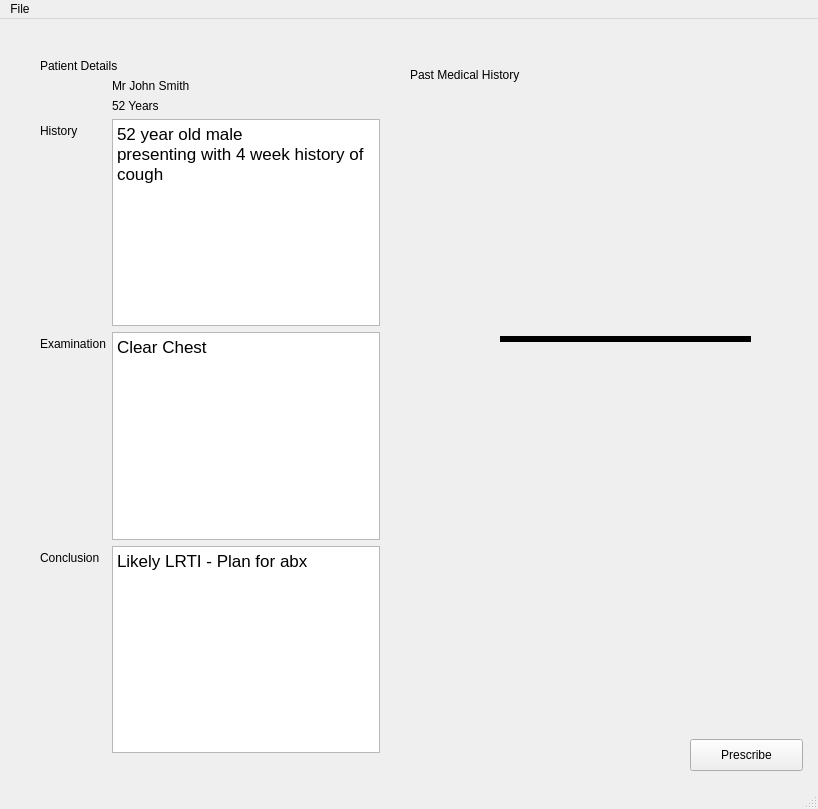
<?xml version="1.0" encoding="UTF-8"?>
<ui version="4.0">
 <class>MainWindow</class>
 <widget class="QMainWindow" name="MainWindow">
  <property name="geometry">
   <rect>
    <x>0</x>
    <y>0</y>
    <width>818</width>
    <height>809</height>
   </rect>
  </property>
  <property name="windowTitle">
   <string>MainWindow</string>
  </property>
  <widget class="QWidget" name="centralwidget">
   <widget class="QPushButton" name="prescribeButton">
    <property name="geometry">
     <rect>
      <x>690</x>
      <y>720</y>
      <width>113</width>
      <height>32</height>
     </rect>
    </property>
    <property name="text">
     <string>Prescribe</string>
    </property>
   </widget>
   <widget class="Line" name="line">
    <property name="geometry">
     <rect>
      <x>500</x>
      <y>310</y>
      <width>251</width>
      <height>21</height>
     </rect>
    </property>
    <property name="frameShadow">
     <enum>QFrame::Plain</enum>
    </property>
    <property name="lineWidth">
     <number>6</number>
    </property>
    <property name="orientation">
     <enum>Qt::Horizontal</enum>
    </property>
   </widget>
   <widget class="QLabel" name="label_7">
    <property name="geometry">
     <rect>
      <x>410</x>
      <y>40</y>
      <width>141</width>
      <height>31</height>
     </rect>
    </property>
    <property name="text">
     <string>Past Medical History</string>
    </property>
   </widget>
   <widget class="QWidget" name="">
    <property name="geometry">
     <rect>
      <x>40</x>
      <y>40</y>
      <width>340</width>
      <height>694</height>
     </rect>
    </property>
    <layout class="QFormLayout" name="formLayout">
     <item row="0" column="0" colspan="2">
      <widget class="QLabel" name="label">
       <property name="text">
        <string>Patient Details</string>
       </property>
      </widget>
     </item>
     <item row="1" column="1">
      <widget class="QLabel" name="label_5">
       <property name="text">
        <string>Mr John Smith</string>
       </property>
      </widget>
     </item>
     <item row="3" column="0">
      <widget class="QLabel" name="label_2">
       <property name="text">
        <string>History</string>
       </property>
      </widget>
     </item>
     <item row="3" column="1">
      <widget class="QTextBrowser" name="textBrowser">
       <property name="html">
        <string>&lt;!DOCTYPE HTML PUBLIC &quot;-//W3C//DTD HTML 4.0//EN&quot; &quot;http://www.w3.org/TR/REC-html40/strict.dtd&quot;&gt;
&lt;html&gt;&lt;head&gt;&lt;meta name=&quot;qrichtext&quot; content=&quot;1&quot; /&gt;&lt;style type=&quot;text/css&quot;&gt;
p, li { white-space: pre-wrap; }
&lt;/style&gt;&lt;/head&gt;&lt;body style=&quot; font-family:'.AppleSystemUIFont'; font-size:13pt; font-weight:400; font-style:normal;&quot;&gt;
&lt;p style=&quot; margin-top:0px; margin-bottom:0px; margin-left:0px; margin-right:0px; -qt-block-indent:0; text-indent:0px;&quot;&gt;52 year old male&lt;/p&gt;
&lt;p style=&quot; margin-top:0px; margin-bottom:0px; margin-left:0px; margin-right:0px; -qt-block-indent:0; text-indent:0px;&quot;&gt;presenting with 4 week history of cough&lt;/p&gt;
&lt;p style=&quot;-qt-paragraph-type:empty; margin-top:0px; margin-bottom:0px; margin-left:0px; margin-right:0px; -qt-block-indent:0; text-indent:0px;&quot;&gt;&lt;br /&gt;&lt;/p&gt;&lt;/body&gt;&lt;/html&gt;</string>
       </property>
      </widget>
     </item>
     <item row="5" column="0">
      <widget class="QLabel" name="label_3">
       <property name="text">
        <string>Examination</string>
       </property>
      </widget>
     </item>
     <item row="5" column="1">
      <widget class="QTextBrowser" name="textBrowser_2">
       <property name="html">
        <string>&lt;!DOCTYPE HTML PUBLIC &quot;-//W3C//DTD HTML 4.0//EN&quot; &quot;http://www.w3.org/TR/REC-html40/strict.dtd&quot;&gt;
&lt;html&gt;&lt;head&gt;&lt;meta name=&quot;qrichtext&quot; content=&quot;1&quot; /&gt;&lt;style type=&quot;text/css&quot;&gt;
p, li { white-space: pre-wrap; }
&lt;/style&gt;&lt;/head&gt;&lt;body style=&quot; font-family:'.AppleSystemUIFont'; font-size:13pt; font-weight:400; font-style:normal;&quot;&gt;
&lt;p style=&quot; margin-top:0px; margin-bottom:0px; margin-left:0px; margin-right:0px; -qt-block-indent:0; text-indent:0px;&quot;&gt;Clear Chest&lt;/p&gt;&lt;/body&gt;&lt;/html&gt;</string>
       </property>
      </widget>
     </item>
     <item row="7" column="0">
      <widget class="QLabel" name="label_4">
       <property name="text">
        <string>Conclusion</string>
       </property>
      </widget>
     </item>
     <item row="7" column="1">
      <widget class="QTextBrowser" name="textBrowser_3">
       <property name="html">
        <string>&lt;!DOCTYPE HTML PUBLIC &quot;-//W3C//DTD HTML 4.0//EN&quot; &quot;http://www.w3.org/TR/REC-html40/strict.dtd&quot;&gt;
&lt;html&gt;&lt;head&gt;&lt;meta name=&quot;qrichtext&quot; content=&quot;1&quot; /&gt;&lt;style type=&quot;text/css&quot;&gt;
p, li { white-space: pre-wrap; }
&lt;/style&gt;&lt;/head&gt;&lt;body style=&quot; font-family:'.AppleSystemUIFont'; font-size:13pt; font-weight:400; font-style:normal;&quot;&gt;
&lt;p style=&quot; margin-top:0px; margin-bottom:0px; margin-left:0px; margin-right:0px; -qt-block-indent:0; text-indent:0px;&quot;&gt;Likely LRTI - Plan for abx&lt;/p&gt;&lt;/body&gt;&lt;/html&gt;</string>
       </property>
      </widget>
     </item>
     <item row="2" column="1">
      <widget class="QLabel" name="label_6">
       <property name="text">
        <string>52 Years</string>
       </property>
      </widget>
     </item>
    </layout>
   </widget>
  </widget>
  <widget class="QMenuBar" name="menubar">
   <property name="geometry">
    <rect>
     <x>0</x>
     <y>0</y>
     <width>818</width>
     <height>24</height>
    </rect>
   </property>
   <widget class="QMenu" name="menuFile">
    <property name="title">
     <string>File</string>
    </property>
    <addaction name="actionExit"/>
   </widget>
   <addaction name="menuFile"/>
  </widget>
  <widget class="QStatusBar" name="statusbar"/>
  <action name="actionExit">
   <property name="text">
    <string>Exit</string>
   </property>
  </action>
 </widget>
 <resources/>
 <connections/>
</ui>
